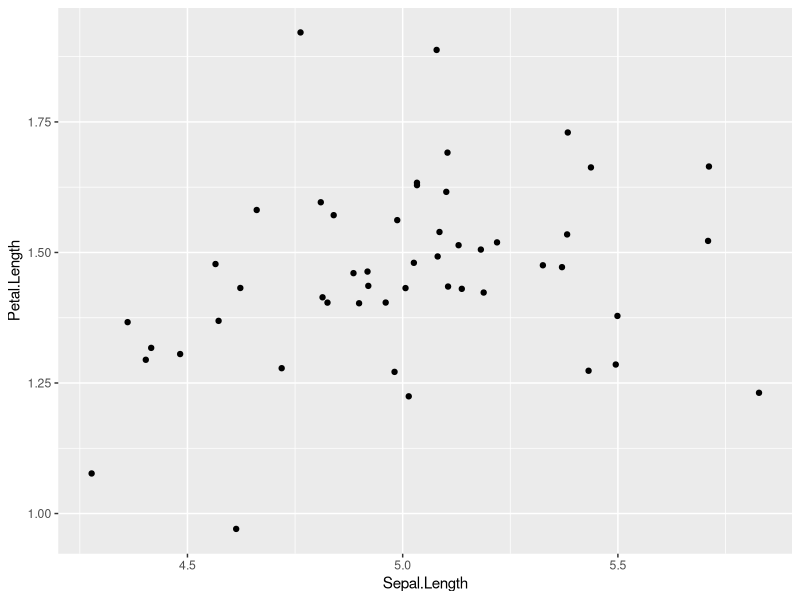

This chart was generated by the following R code:
## ---- chunk 1
library(dplyr)
library(ggplot2)

## ---- chunk 2

head(iris)
str(iris)

## ---- chunk 3

data_temp <- iris[iris$Species == "setosa",]

str(data_temp)

## ---- chunk 4
library(dplyr)

data_temp <- filter(iris, Species == "setosa")

str(data_temp)

## ---- chunk 5
library(ggplot2)
iris%>%
  filter(Species == "setosa")%>%
  filter(Sepal.Length > 0.02)%>%
  select(Sepal.Length, Petal.Length)%>%
  ggplot(aes(x = Sepal.Length, y = Petal.Length))+
    geom_jitter()

## ---- chunk 6
#filter(data, argument1 &| argument2 &| ... )

filter(iris, Species == "setosa" & Sepal.Length > 0.3)

## ---- chunk 7
#select(data, colonne1, colonne2,...)

select(iris, Sepal.Width, Sepal.Length)

## ---- chunk 8
# ex. summarise(data, moyenne = mean(variable), mediane = median(variable), N = n())

summarise(iris, 
          moyenne = mean(Sepal.Width), 
          mediane = median(Sepal.Width), 
          N = n())

## ---- chunk 9
data_temp <- group_by(iris, Species)
summarise(data_temp,
          moyenne = mean(Sepal.Width), 
          mediane = median(Sepal.Width), 
          N = n())

## ---- chunk 10
data_temp <- select(iris, Sepal.Width)

mutate(data_temp, 
       Sepal.Width_2 = Sepal.Width + 3.14)
